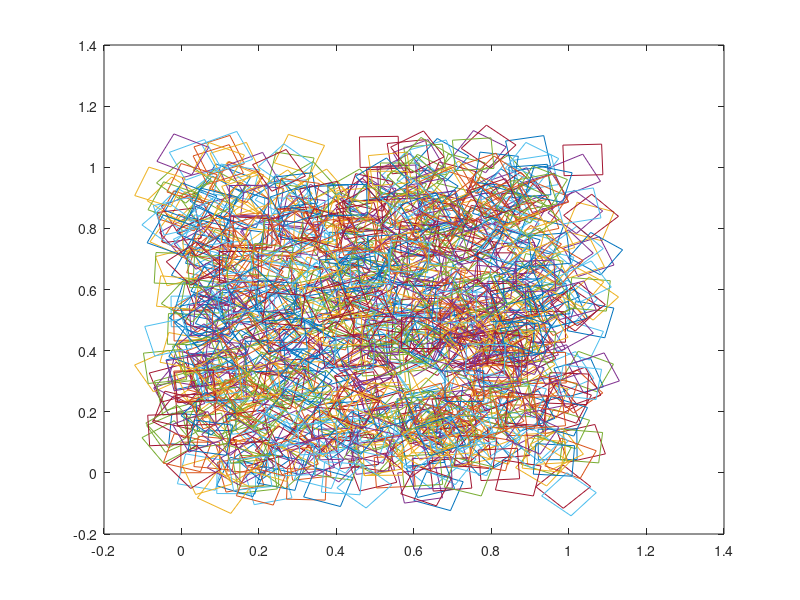

This chart was generated by the following MATLAB code:
squares = 1000;
side_length = 0.10;
plank_length = side_length*2;
angles = rand(1,squares)*360;
estimates = zeros(1,squares);

a = rand(2,squares);
b = a+[side_length*cosd(angles+90);side_length*sind(angles+90)];
c = b+[side_length*cosd(angles+180);side_length*sind(angles+180)];
d = c+[side_length*cosd(angles+270);side_length*sind(angles+270)];

x = [a(1,:);b(1,:);c(1,:);d(1,:);a(1,:)];
y = [a(2,:);b(2,:);c(2,:);d(2,:);a(2,:)];

% x = [a(1,:);b(1,:);c(1,:);d(1,:);a(1,:);a(1,:);c(1,:);b(1,:);d(1,:)];
% y = [a(2,:);b(2,:);c(2,:);d(2,:);a(2,:);a(2,:);c(2,:);b(2,:);d(2,:)];

diagonals_x = [a(1,:);c(1,:);b(1,:);d(1,:)];
%diagonals_y = [a(2,:);c(2,:);b(2,:);d(2,:)];

all_intersections = floor(diagonals_x([1:2:end])/plank_length) ~= floor(diagonals_x([2:2:end])/plank_length);
intersections = all_intersections([1:2:end]) | all_intersections([2:2:end]);
no_intersections = sum(intersections);
piEstimate = 2 * squares/no_intersections

% for i = 1:squares
%    estimates(i) = 2 * i/sum(intersections(1:i));
% end

% plot(estimates)

% Ncc = sum(xor(all_intersections([1:2:end]),all_intersections([2:2:end])));
% rootEstimate = 2 - (Ncc/no_intersections)

plot(x,y);
% glines = 0:side_length:1;
% for i = 1:length(glines)
%     xline(glines(i));
% end
% axis equal
% axis([0 1 0 1]);


% 
% n = sum(floor(xb/L) ~= floor(xe/L));
% piEstimate = 2 * N / n